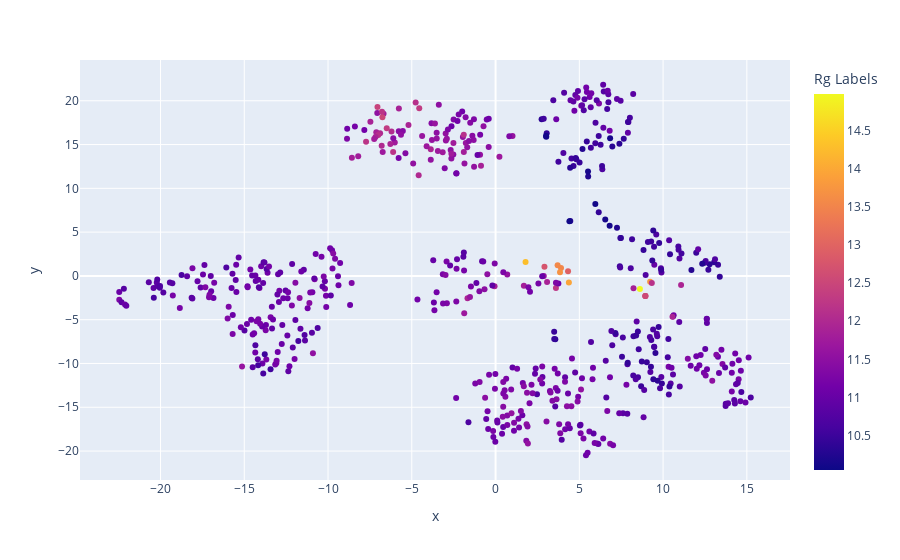

Here is the notebook cell this chart was saved with:
### Code cell
analysis.tsne_scatter_plot_2()

### Figure 1 — Plotly figure (JSON) as saved in the notebook; plotly's stock layout.template omitted (floating-point values rounded to 4 significant figures; data arrays with more than 128 entries replaced by an {"elided": "..."} marker saying what was removed)
{"data": [{"customdata": {"elided": "600x1 int values"}, "hovertemplate": "x=%{x}<br>y=%{y}<br>Row=%{customdata[0]}<br>Rg Labels=%{marker.color}<extra></extra>", "legendgroup": "", "marker": {"color": {"elided": "600 float values"}, "coloraxis": "coloraxis", "symbol": "circle"}, "mode": "markers", "name": "", "orientation": "v", "showlegend": false, "type": "scatter", "x": {"elided": "600 float values"}, "xaxis": "x", "y": {"elided": "600 float values"}, "yaxis": "y"}], "layout": {"coloraxis": {"colorbar": {"title": {"text": "Rg Labels"}}, "colorscale": [[0, "#0d0887"], [0.1111, "#46039f"], [0.2222, "#7201a8"], [0.3333, "#9c179e"], [0.4444, "#bd3786"], [0.5556, "#d8576b"], [0.6667, "#ed7953"], [0.7778, "#fb9f3a"], [0.8889, "#fdca26"], [1, "#f0f921"]]}, "legend": {"tracegroupgap": 0}, "margin": {"t": 60}, "xaxis": {"anchor": "y", "domain": [0, 1], "title": {"text": "x"}}, "yaxis": {"anchor": "x", "domain": [0, 1], "title": {"text": "y"}}}}
